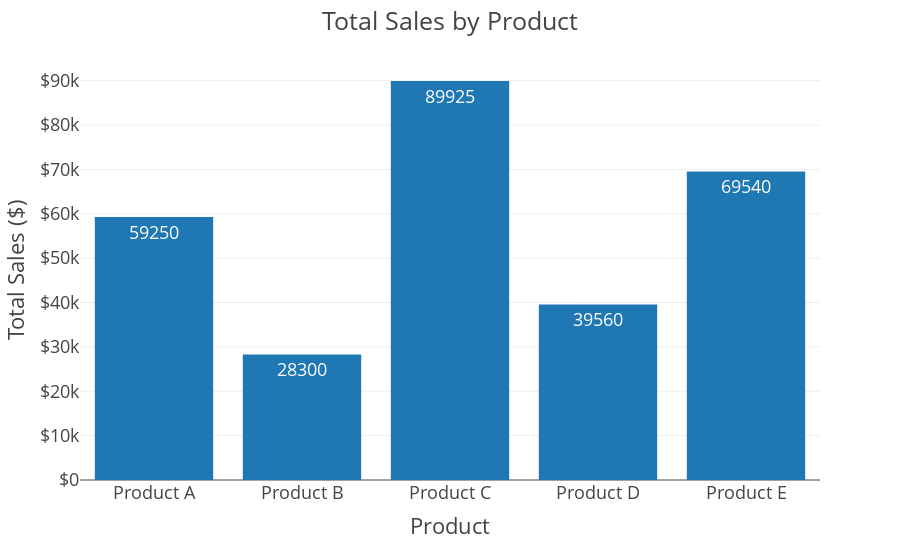

Here is the notebook cell this chart was saved with:
### Code cell
# Create the Plotly figure with text parameter
fig = px.bar(df,
             x='product_name',
             y='total_sales',
             template=plotly_template,
             text='total_sales')

# Set the layout
fig.update_layout(
    title='Total Sales by Product',
    xaxis_title='Product',
    yaxis_title='Total Sales ($)',
    yaxis_tickprefix='$',
)

# Show the plot
fig.show()

# Save the chart as a PNG image
fig.write_image(output_dir / 'product_sales.png',
                width=1200,
                height=400,
                scale=4)

### Figure 1 — Plotly figure (JSON) as saved in the notebook; plotly's stock layout.template omitted (floating-point values rounded to 4 significant figures)
{"data": [{"alignmentgroup": "True", "hovertemplate": "product_name=%{x}<br>total_sales=%{text}<extra></extra>", "legendgroup": "", "marker": {"color": "#1F77B4", "pattern": {"shape": ""}}, "name": "", "offsetgroup": "", "orientation": "v", "showlegend": false, "text": [59250, 28300, 89925, 39560, 69540], "textposition": "auto", "type": "bar", "x": ["Product A", "Product B", "Product C", "Product D", "Product E"], "xaxis": "x", "y": [59250, 28300, 89925, 39560, 69540], "yaxis": "y"}], "layout": {"barmode": "relative", "legend": {"tracegroupgap": 0}, "margin": {"t": 60}, "title": {"text": "Total Sales by Product"}, "xaxis": {"anchor": "y", "domain": [0, 1], "title": {"text": "Product"}}, "yaxis": {"anchor": "x", "domain": [0, 1], "tickprefix": "$", "title": {"text": "Total Sales ($)"}}}}
